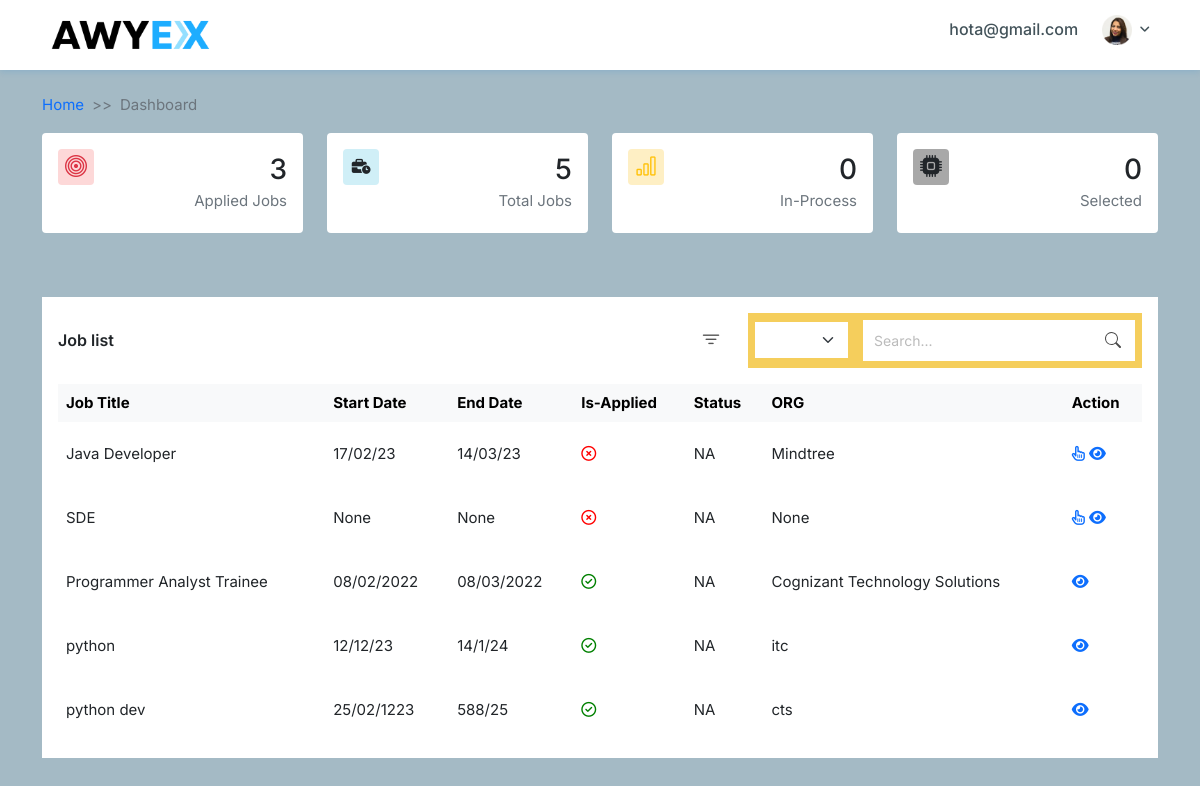
Page /std_dash (signed in) on the committed database.
### common/models.py (models this page shows, shortened)
class User(AbstractBaseUser, PermissionsMixin):
	username = models.CharField(max_length=100, unique=True, null=True,blank=True)
	password = models.TextField(null=True,blank=True)
	email = models.EmailField(null=True,blank=True)
	first_name = models.CharField(max_length=100, null=True)
	last_name = models.CharField(max_length=100, null=True)
	is_staff = models.BooleanField(default=False)
	created_on = models.DateField(auto_now_add=True)
	is_active = models.BooleanField(default=True)
	contact_number = models.CharField(max_length=10, null=True)
	USERNAME_FIELD = "username"
	REQUIRED_FIELDS = ["email","password"]
	objects = MyAccountManager()

class Jobs(models.Model):
	title = models.CharField(max_length=255, null=True, blank=True)
	package= models.CharField(max_length=255, null=True, blank=True)
	company = models.CharField(max_length=255, null=True, blank=True)
	openings = models.CharField(max_length=255, null=True, blank=True)
	profile = models.CharField(max_length=255, null=True, blank=True)
	start_date = models.CharField(max_length=255, null=True, blank=True)
	end_date = models.CharField(max_length=255, null=True, blank=True)
	minimum_cgpa = models.CharField(max_length=255, null=True, blank=True)

### common/views.py (the view)
# urls.py: path('std_dash', StudentDashboard.as_view(), name='std_dash'),
class StudentDashboard(View):
    template = 'studetdash.html'
    model = User
    def get(self, request):
        job_list= Jobs.objects.all().order_by('-id')
        context={
            'job_list':job_list,
        }
        return render(request, self.template, context)

### common/templatetags/joblist.py (called while the page is built)
@register.simple_tag
def check_apply(job, user):
    apply_result= False
    status= 'NA'
    data={}
    try:
        job= AppliedJobs.objects.get(job=job, user=user)
        apply_result= True
        status= job.status
        data['apply_result']=apply_result
        data['status']=status
    except:
        data['apply_result']=apply_result
        data['status']=status
    return data

@register.filter
def check_apply_filter(data_dict, filter):
    return data_dict[filter]

@register.simple_tag
def apply_count(user):
    job_list= AppliedJobs.objects.filter(user=user)
    in_process = job_list.filter(status='in_process').count()
    selected = job_list.filter(status='selected').count()
    data={
        'job_list':job_list.count(),
        'in_process':in_process,
        'selected':selected
    }
    return data

@register.filter
def apply_count_filter(data_dict, filter):
    return data_dict[filter]

@register.simple_tag
def all_jobs_count():
    job_list= Jobs.objects.all().count()
    return job_list

### templates/studetdash.html (shortened to what this page needs)
{% extends "starter.html" %}
{% load static %}
{% load joblist %}
{% block content %}
{% apply_count request.user as data_dict %}
  <section class="card-target">
    <div class="container">
      <div class="row d-flex align-items-center justify-content-center">
        <div class="col-lg-3 mb-3">
          <div class="card">
            <div class="card-body">
              <div class="row">
                <div class="col-6">
                  <div class="avatar-danger rounded">
                    <i class="bi bi-bullseye avatar-title  text-danger"></i>
                  </div>
                </div>
                <div class="col-6">
                  <div class="text-end">
                    <h3 class="text-dark my-1"><span data-plugin="counterup">{{data_dict|apply_count_filter:'job_list'}}</span></h3>
                    <p class="text-muted mb-1 text-truncate">Applied Jobs</p>
                  </div>
                </div>
              </div>
            </div>
          </div>
        </div>
        <div class="col-lg-3 mb-3">
          <div class="card">
            <div class="card-body">
              <div class="row">
                <div class="col-6">
                  <div class="avatar-info rounded">
                    <i class="fa-solid fa-business-time"></i>
                  </div>
                </div>
                <div class="col-6">
                  <div class="text-end">
                    <h3 class="text-dark my-1"><span data-plugin="counterup">{% all_jobs_count %}</span></h3>
                    <p class="text-muted mb-1 text-truncate">Total Jobs</p>
                  </div>
                </div>
              </div>
            </div>
          </div>
        </div>
        <div class="col-lg-3 mb-3">
          <div class="card">
            <div class="card-body">
              <div class="row">
                <div class="col-6">
                  <div class="avatar-warning rounded">
                    <i class="bi bi-bar-chart avatar-title font-22 text-warning"></i>
                  </div>
                </div>
                <div class="col-6">
                  <div class="text-end">
                    <h3 class="text-dark my-1"><span data-plugin="counterup">{{data_dict|apply_count_filter:'in_process'}}</span></h3>
                    <p class="text-muted mb-1 text-truncate">In-Process</p>
                  </div>
                </div>
              </div>
            </div>
          </div>
        </div>
        <div class="col-lg-3 mb-3">
          <div class="card">
            <div class="card-body">
              <div class="row">
                <div class="col-6">
                  <div class="avatar-dark rounded">
                    <i class="bi bi-cpu-fill avatar-title font-22 text-dark"></i>
                  </div>
                </div>
                <div class="col-6">
                  <div class="text-end">
                    <h3 class="text-dark my-1"><span data-plugin="counterup">{{data_dict|apply_count_filter:'selected'}}</span></h3>
                    <p class="text-muted mb-1 text-truncate">Selected</p>
                  </div>
                </div>
              </div>
            </div>
          </div>
        </div>
      </div>
    </div>
  </section>
  <section class="table-list">
    <div class="container">
      <div class="row">
        <div class="col-12">
          <div class="card">
            <div class="card-body">
              <div class="card-widght">
                <div class="d-flex align-items-center">
                  <h4 class="header-title mb-0">Job list</h4>
                 </div>
                 <div class="search">
                  <a href="">
                    <i class="bi bi-filter"></i>
                  </a>
                  <div class="search-option">
                    <select class="form-select" aria-label="Default select example">
                      <option selected></option>
                      <option value="1">One</option>
                    </select>
                    <form>
                      <input type="search" placeholder="Search...">
                      <button type="submit">Search</button>
                    </form>
                  </div>
                </div>
              </div>
              <div id="cardCollpase4" class="collapse show">
                <div class="table-responsive pt-3">
                  <table class="table table-centered table-nowrap table-borderless mb-0 table-hover">
                    <thead class="table-light">
                      <tr>
                        <th>Job Title</th>
                        <th>Start Date</th>
                        <th>End Date</th>
                        <th> Is-Applied</th>
                        <th>Status</th>
                        <th>ORG</th>
                        <th>Action</th>
                      </tr>
                    </thead>
                    <tbody>
                    {% for job in job_list %}
                    {% check_apply job request.user as job_data_list %}
                      <tr>
                        <td>{{job.title}}</td>
                        <td>{{job.start_date}}</td>
                         <td>{{job.end_date}}</td>
                        <td>
                          {% if job_data_list|check_apply_filter:'apply_result' == True %}
                          <i style='color:green;' class="fa-regular fa-circle-check"></i>
                          {% else %}
                          <i style='color:red;' class="fa-regular fa-circle-xmark"></i>
                          {% endif %}
                        </td>
                         <td>{{job_data_list|check_apply_filter:'status'}}</td>
                        <td>{{job.company}}</td>
                        <td>
                        {% if job_data_list|check_apply_filter:'apply_result' == False %}
                        <a target="_blank" href="{% url 'common:apply_job' job.id %}"><i class="fa-regular fa-hand-pointer"></i></a>
                        {% endif %}
                        <a target="_blank" href="{% url 'common:job_details' job.id %}"><i class="fa-solid fa-eye"></i></a>
                        </td>
                      </tr>
                    {% endfor %}
                    </tbody>
                  </table>
                </div>
              </div>
            </div>
          </div>
        </div>
      </div>
    </div>
  </section>
{% endblock content %}

### templates/starter.html (shortened to what this page needs)
{% load static %}
<!doctype html>
<html lang="en">
<head>
  <link href="https://cdn.jsdelivr.net/npm/bootstrap@5.0.2/dist/css/bootstrap.min.css" rel="stylesheet"
>
  <link rel="stylesheet" href="{% static 'common/css/main.css'%}">
  <link rel="stylesheet" href="{% static 'common/css/style.css'%}">
  <link rel="stylesheet" href="https://cdnjs.cloudflare.com/ajax/libs/font-awesome/6.2.1/css/all.min.css"
 />
  <link rel="stylesheet" href="https://cdnjs.cloudflare.com/ajax/libs/slick-carousel/1.8.1/slick.css"
 />
  <link rel="stylesheet" href="https://cdn.jsdelivr.net/npm/bootstrap-icons@1.3.0/font/bootstrap-icons.css">
  <link rel="stylesheet" href="https://cdnjs.cloudflare.com/ajax/libs/slick-carousel/1.8.1/slick-theme.min.css"
 />
</head>
<body>
  <nav class="navbar navbar-expand-lg fixed-top">
    <div class="container">
      <a class="navbar-brand" href="#"><img src="images/logo.png" alt=""></a>
      <div class="collapse navbar-collapse" id="main_nav">
        <ul class="navbar-nav mb-2 mb-lg-0 ms-auto">
          <li class="nav-item">
              <a href="">{{request.user.email}}</a>
          </li>
          <li class="nav-item dropdown profile">
              <a class="nav-link dropdown-toggle" href="#" data-bs-toggle="dropdown"><img
                      src="images/profile.png"> </a>
          </li>
      </ul>
      </div>
    </div>
  </nav>
  <section class="about-us">
    <div class="container">
      <div class="breadcrumb_container">
        <nav style="--bs-breadcrumb-divider: '>>';" aria-label="breadcrumb">
          <ol class="breadcrumb">
            <li class="breadcrumb-item"><a href="">Home</a></li>
            <li class="breadcrumb-item active" aria-current="page">Dashboard</li>
          </ol>
        </nav>
      </div>
    </div>
  </section>
  {% block content %}
    {% endblock content %}
</body>
</html>

### common/static/common/css/style.css (style rules this page uses)
body { margin: 0; padding: 0; -webkit-box-sizing: border-box; box-sizing: border-box; font-family: 'Inter', sans-serif; font-size: 15px; background-color: #a4bac5; }
h4 { font-size: 16px; }
a { color: #0d6efd; text-decoration: none; }
.navbar { background-color: #ffffff; -webkit-box-shadow: 0px 2px 6px #0078D724; box-shadow: 0px 2px 6px #0078D724; padding: 0; }
.navbar .navbar-brand img { width: 178px; }
.navbar .navbar-nav li a { font-size: 16px; color: #43535A; font-weight: 500; padding-right: 16px; padding-top: 4px; }
.navbar .navbar-nav .dropdown img { width: 30px; height: 30px; }
.navbar .navbar-nav .dropdown .dropdown-toggle::after { font: var(--fa-font-solid); content: "\f107"; font-size: 12px; position: relative; top: 3px; border: none; }
.navbar .navbar-nav .profile { margin-top: -6px; }
.card-target .card { background-color: #ffffff; border: none; }
.card-target .card .avatar-danger { height: 2.25rem; width: 2.25rem; background-color: #fdd8d8; display: -webkit-box; display: -ms-flexbox; display: flex; -webkit-box-align: center; -ms-flex-align: center; align-items: center; -webkit-box-pack: center; -ms-flex-pack: center; justify-content: center; }
.card-target .card .avatar-danger .avatar-title { font-size: 22px; }
.card-target .card .avatar-info { height: 2.25rem; width: 2.25rem; background-color: #d0eff7; display: -webkit-box; display: -ms-flexbox; display: flex; -webkit-box-align: center; -ms-flex-align: center; align-items: center; -webkit-box-pack: center; -ms-flex-pack: center; justify-content: center; }
.card-target .card .avatar-warning { height: 2.25rem; width: 2.25rem; background-color: #feefc4; display: -webkit-box; display: -ms-flexbox; display: flex; -webkit-box-align: center; -ms-flex-align: center; align-items: center; -webkit-box-pack: center; -ms-flex-pack: center; justify-content: center; }
.card-target .card .avatar-warning .avatar-title { font-size: 22px; }
.card-target .card .avatar-dark { height: 2.25rem; width: 2.25rem; background-color: #00000057; display: -webkit-box; display: -ms-flexbox; display: flex; -webkit-box-align: center; -ms-flex-align: center; align-items: center; -webkit-box-pack: center; -ms-flex-pack: center; justify-content: center; }
.card-target .card .avatar-dark .avatar-title { font-size: 22px; }
.table-list { margin-bottom: 4rem; }
.table-list .card { border: none; border-radius: 0; margin-top: 3rem; }
.table-list .card .card-body .card-widght { display: -webkit-box; display: -ms-flexbox; display: flex; -webkit-box-align: center; -ms-flex-align: center; align-items: center; -webkit-box-pack: justify; -ms-flex-pack: justify; justify-content: space-between; }
.table-list .card .card-body .card-widght h4 { font-size: 16px; font-weight: 600; }
.table-list .card .card-body .card-widght .search { display: -webkit-box; display: -ms-flexbox; display: flex; -webkit-box-align: center; -ms-flex-align: center; align-items: center; }
.table-list .card .card-body .card-widght .search a { margin-right: 26px; }
.table-list .card .card-body .card-widght .search a i { font-size: 22px; color: #555; }
.table-list .card .card-body .card-widght .search .search-option { display: -webkit-box; display: -ms-flexbox; display: flex; -webkit-box-align: center; -ms-flex-align: center; align-items: center; background-color: #f5ce5c; padding: 7px; }
.table-list .card .card-body .card-widght .search .search-option .form-select { margin-right: 15px; border-radius: 0; border: none; }
.table-list .card .card-body .card-widght .search .search-option form { color: #555; display: -webkit-box; display: -ms-flexbox; display: flex; padding: 1px; border: 1px solid #fff; border-radius: 0; background-color: #fff; }
.table-list .card .card-body .card-widght .search .search-option form input[type="search"] { border: none; background: transparent; margin: 0; padding: 7px 8px; font-size: 14px; color: inherit; border: 1px solid transparent; border-radius: inherit; }
.table-list .card .card-body .card-widght .search .search-option form input[type="search"]::placeholder { color: #bbb; }
.table-list .card .card-body .card-widght .search .search-option form button[type="submit"] { text-indent: -999px; overflow: hidden; width: 40px; padding: 0; margin: 0; border: 1px solid transparent; border-radius: inherit; cursor: pointer; opacity: 0.7; }
.table-list .card .card-body .table-responsive .table tbody tr { line-height: 48px; }

### rows in the picture
User: user.email "hota@gmail.com"
Jobs: title "Java Developer", start_date "17/02/23", end_date "14/03/23", job_data_list "NA", company "Mindtree"
Jobs: title "SDE", start_date "None", end_date "None", job_data_list "NA", company "None"
Jobs: title "Programmer Analyst Trainee", start_date "08/02/2022", end_date "08/03/2022", job_data_list "NA", company "Cognizant Technology Solutions"
Jobs: title "python", start_date "12/12/23", end_date "14/1/24", job_data_list "NA", company "itc"
Jobs: title "python dev", start_date "25/02/1223", end_date "588/25", job_data_list "NA", company "cts"

### other values in the picture
{{ data_dict|apply_count_filter:'job_list' }} "3"
{{ data_dict|apply_count_filter:'in_process' }} "0"
{{ data_dict|apply_count_filter:'selected' }} "0"
